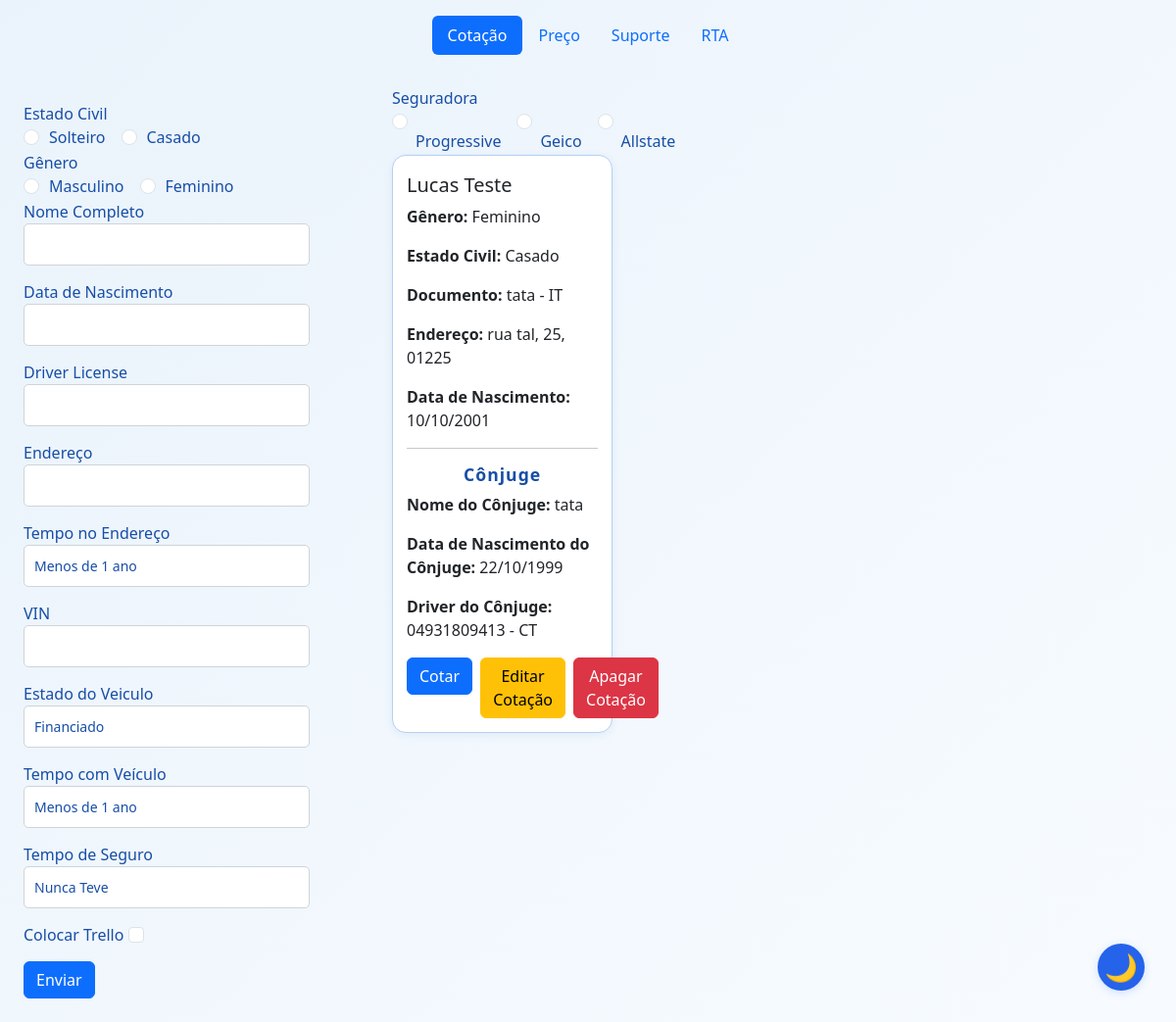
The page / on the database its author committed.
### app/models/cotacao_db.py (models this page shows)
class Cotacao(db.Model):
    __tablename__ = 'cotacao'
    id = db.Column(db.Integer, primary_key=True)
    genero = db.Column(db.String(50), nullable=False)
    nome = db.Column(db.String(100), nullable=False)
    documento = db.Column(db.String(50), nullable=False)
    endereco = db.Column(db.String(200), nullable=False)
    financiado = db.Column(db.String(50), nullable=False)
    tempo_de_seguro = db.Column(db.String(50), nullable=False)
    vin = db.Column(db.String(50), nullable=False)
    data_nascimento = db.Column(db.String(50), nullable=False)
    tempo_com_veiculo = db.Column(db.String(50), nullable=False)
    tempo_no_endereco = db.Column(db.String(50), nullable=False)
    trello_card_id = db.Column(db.String(100))
    estado_civil = db.Column(db.String(20), nullable=False, default='Solteiro')
    nome_conjuge = db.Column(db.String(100))
    data_nascimento_conjuge = db.Column(db.String(50))
    documento_conjuge = db.Column(db.String(50))

### app/routes/cotacao_routes.py (the view)
@cotacao_bp.route('/', methods=['GET', 'POST'])
def cotacao():
    cotacao_form = CotacaoForm()
    seguradora_form = SeguradoraForm()
    if cotacao_form.validate_on_submit():
        dados = extrair_dados_formulario(cotacao_form)
        trello_card_id = None
        if cotacao_form.colocar_trello.data:
            trello = Trello()
            veiculos = veiculo_vin(dados["vin"])
            email = f"{dados['nome'].lower().replace(' ', '')}@outlook.com"
            trello_card_id = trello.criar_carta(**dados, veiculos=veiculos, email=email)
        cotacao = Cotacao(**dados, trello_card_id=trello_card_id)
        db.session.add(cotacao)
        db.session.commit()
        return redirect(url_for('cotacao.cotacao'))
    else:
        print("Erro na validação do formulário:", cotacao_form.errors)
    cotacoes = Cotacao.query.all()
    return render_template('cotacao.html', form=cotacao_form, cotacoes=cotacoes, form_seguradora=seguradora_form)

### app/forms/seguradora_form.py
class SeguradoraForm(FlaskForm):
    seguradora = RadioField('Seguradora', choices=[ ('Progressive', 'Progressive'), ('Geico', 'Geico'), ('Allstate', 'Allstate') ])

### app/templates/cotacao.html (shortened to what this page needs)
{% extends "base.html" %}
{% block content %}
<div class="content-container">
    <div class="form-section">
        <form class="small-form" method="post">
            <div class="form-group">
                <label for="estado_civil">{{ form.estado_civil.label }}</label>
                <div class="d-flex">
                    {% for subfield in form.estado_civil %}
                    <div class="form-check form-check-inline">
                        {{ subfield(class="form-check-input") }}
                        <label class="form-check-label" for="{{ subfield.id }}">{{ subfield.label.text }}</label>
                    </div>
                    {% endfor %}
                </div>
            </div>
            <div class="form-group">
                <label for="genero">{{ form.genero.label }}</label>
                <div class="d-flex">
                    {% for subfield in form.genero %}
                    <div class="form-check form-check-inline">
                        {{ subfield(class="form-check-input") }}
                        <label class="form-check-label" for="{{ subfield.id }}">{{ subfield.label.text }}</label>
                    </div>
                    {% endfor %}
                </div>
            </div>
            <div class="form-group">
                <label for="nome">{{ form.nome.label }}</label>
                {{ form.nome(class="form-control") }}
            </div>
            <div class="form-group">
                <label for="data_nascimento">{{ form.data_nascimento.label }}</label>
                {{ form.data_nascimento(class="form-control") }}
            </div>
            <div class="form-group">
                <label for="documento">{{ form.documento.label }}</label>
                {{ form.documento(class="form-control") }}
            </div>
            <div class="form-group">
                <label for="endereco">{{ form.endereco.label }}</label>
                {{ form.endereco(class="form-control") }}
            </div>
            <div class="form-group">
                <label for="tempo_no_endereco">{{ form.tempo_no_endereco.label }}</label>
                {{ form.tempo_no_endereco(class="form-control") }}
            </div>
            <div class="form-group">
                <label for="vin">{{ form.vin.label }}</label>
                {{ form.vin(class="form-control") }}
            </div>
            <div class="form-group">
                <label for="financiado">{{ form.financiado.label }}</label>
                {{ form.financiado(class="form-control") }}
            </div>
            <div class="form-group">
                <label for="tempo_com_veiculo">{{ form.tempo_com_veiculo.label }}</label>
                {{ form.tempo_com_veiculo(class="form-control") }}
            </div>
            <div class="form-group">
                <label for="tempo_de_seguro">{{ form.tempo_de_seguro.label }}</label>
                {{ form.tempo_de_seguro(class="form-control") }}
            </div>
            <div class="form-group">
                <label for="colocar_trello">{{ form.colocar_trello.label }}</label>
                {{ form.colocar_trello(class="form-check-input small-button", id="colocar-trello") }}
            </div>
            <div class="button-group">
                {{ form.submit(class="btn btn-primary") }}
            </div>
        </form>
    </div>
    <div class="content-section">
        <div class="row py-3">
            {% for cotacao in cotacoes %}
            <div class="col-md-3 mb-4">
                <div class="card-container px-3">
                    <div class="seguradora-radios">
                        <div class="form-group">
                            <label for="genero">{{ form_seguradora.seguradora.label }}</label>
                            <div class="d-flex">
                                {% for subfield in form_seguradora.seguradora %}
                                <div class="form-check form-check-inline">
                                    {{ subfield(class="form-check-input") }}
                                    <label class="form-check-label" for="{{ subfield.id }}">{{ subfield.label.text }}</label>
                                </div>
                                {% endfor %}
                            </div>
                        </div>
                        <div class="card h-100">
                            <div class="card-body">
                                <h5 class="card-title">{{ cotacao.nome }}</h5>
                                <p><strong>Gênero:</strong> {{ cotacao.genero }}</p>
                                <p><strong>Estado Civil:</strong> {{ cotacao.estado_civil }}</p>
                                <p><strong>Documento:</strong> {{ cotacao.documento }}</p>
                                <p><strong>Endereço:</strong> {{ cotacao.endereco }}</p>
                                <p><strong>Data de Nascimento:</strong> {{ cotacao.data_nascimento }}</p>
                                {% if cotacao.nome_conjuge or cotacao.data_nascimento_conjuge or cotacao.documento_conjuge %}
                                <hr>
                                <h6 class="section-title" style="font-size:1.1rem; margin-bottom:0.5rem;">Cônjuge</h6>
                                <p><strong>Nome do Cônjuge:</strong> {{ cotacao.nome_conjuge or '-' }}</p>
                                <p><strong>Data de Nascimento do Cônjuge:</strong> {{ cotacao.data_nascimento_conjuge or '-' }}</p>
                                <p><strong>Driver do Cônjuge:</strong> {{ cotacao.documento_conjuge or '-' }}</p>
                                {% endif %}
                                <div class="d-flex gap-2">
                                    <form id="cotar-form-{{ cotacao.id }}"
                                        action="{{ url_for('cotar.cotar', cotacao_id=cotacao.id) }}" method="POST">
                                        <button type="button" class="btn btn-primary"
                                            onclick="submitCotarForm({{ cotacao.id }})">Cotar</button>
                                    </form>
                                    <a href="{{ url_for('editar.editarCotacao', cotacao_id=cotacao.id) }}" class="btn btn-warning">
                                        Editar Cotação
                                    </a>
                                    <form action="{{ url_for('apagar.apagarCotacao', cotacao_id=cotacao.id) }}"
                                        method="POST">
                                        <button type="submit" class="btn btn-danger">Apagar Cotação</button>
                                    </form>
                                </div>
                            </div>
                        </div>
                    </div>
                </div>
            </div>
            {% endfor %}
        </div>
    </div>
</div>
{% endblock %}

### app/templates/base.html (shortened to what this page needs)
<!DOCTYPE html>
<html lang="en">
<head>
    <link href="https://cdn.jsdelivr.net/npm/bootstrap@5.3.5/dist/css/bootstrap.min.css" rel="stylesheet">
    <link rel="stylesheet" href="/static/style.css">
</head>
<body class="light-mode">
    <header class="d-flex justify-content-center py-3">
        <ul class="nav nav-pills">
          <li class="nav-item"><a href="/" class="nav-link active" aria-current="page">Cotação</a></li>
          <li class="nav-item"><a href="{{url_for('colocarPreco.colocarPreco')}}" class="nav-link">Preço</a></li>
          <li class="nav-item"><a href="#" class="nav-link">Suporte</a></li>
          <li class="nav-item"><a href="#" class="nav-link">RTA</a></li>
        </ul>
      </header>
      {% block content %}{% endblock %}
<button id="theme-toggle" class="theme-toggle-btn" aria-label="Alternar tema">
    <span id="theme-icon">🌙</span>
</button>
</body>
</html>

### app/static/style.css (style rules this page uses)
body, html { height: 100%; margin: 0; padding: 0; font-family: 'Segoe UI', 'Roboto', Arial, sans-serif; transition: background 0.5s, color 0.5s; }
body.light-mode { background: linear-gradient(135deg, #eaf3fb 0%, #f7fbff 100%); color: #174ea6; }
.blue-label, .section-title { color: #174ea6; font-weight: 600; letter-spacing: 0.5px; transition: color 0.5s; }
.section-title { font-size: 1.5rem; font-weight: 700; letter-spacing: 1px; margin-bottom: 1.5rem; text-align: center; }
.form-control { width: 100%; padding: 10px; font-size: 14px; border: 1px solid #ced4da; border-radius: 5px; margin-bottom: 15px; background: #fff; color: #174ea6; transition: background 0.5s, color 0.5s, border-color 0.5s; }
.theme-toggle-btn { position: fixed; bottom: 32px; right: 32px; z-index: 9999; width: 48px; height: 48px; border-radius: 50%; border: none; background: #2563eb; color: #fff; box-shadow: 0 2px 8px rgba(37,99,235,0.18); display: flex; align-items: center; justify-content: center; font-size: 1.7rem; cursor: pointer; transition: background 0.3s; }
#theme-icon { pointer-events: none; transition: color 0.3s; }
.d-flex .form-check-input { margin-right: 10px; }
.button-group { display: flex; gap: 10px; margin-top: 15px; }
.content-container { display: flex; flex-wrap: wrap; gap: 0; min-height: 70vh; }
.form-section { width: 340px; min-width: 300px; max-width: 400px; padding: 32px 24px 24px 24px; background: transparent; border-radius: 12px; box-shadow: none; margin-right: 32px; }
.content-section { flex: 1; padding: 0 12px; }
.card-container { position: relative; padding: 0; margin-bottom: 24px; transition: z-index 0.2s; overflow: visible; }
.card { border-radius: 14px; box-shadow: 0 2px 8px rgba(23, 78, 166, 0.08); border: 1.5px solid #b3d1f7; background: #fff; transition: box-shadow 0.2s, border-color 0.2s; position: relative; z-index: 1; }
.card-body { padding: 18px 14px 14px 14px; }
.card-container .seguradora-radios { transition: transform 0.2s cubic-bezier(.4,2,.6,1), box-shadow 0.2s; margin-bottom: 18px; transform-origin: top center; position: relative; z-index: 2; }
.card-container .seguradora-radios input, .card-container .seguradora-radios label { pointer-events: auto; position: relative; z-index: 3; }
.content-section .row { display: flex; flex-wrap: wrap; margin-left: -8px; margin-right: -8px; }
.content-section .col-md-3 { flex: 0 0 25%; max-width: 25%; padding-left: 8px; padding-right: 8px; }
@media (max-width: 1200px) { .content-section .col-md-3 { flex: 0 0 33.3333%; max-width: 33.3333%; } }

### rows shown on the page
Cotacao: seguradora.label "Seguradora", label.text "Progressive" "Geico" "Allstate", nome "Lucas Teste", genero "Feminino", estado_civil "Casado", documento "tata - IT", endereco "rua tal, 25, 01225", data_nascimento "10/10/2001", nome_conjuge "tata", data_nascimento_conjuge "22/10/1999", documento_conjuge "04931809413 - CT"

### other values the page prints
{{ subfield.label.text }} "Solteiro" "Casado"
{{ subfield.label.text }} "Masculino" "Feminino"
